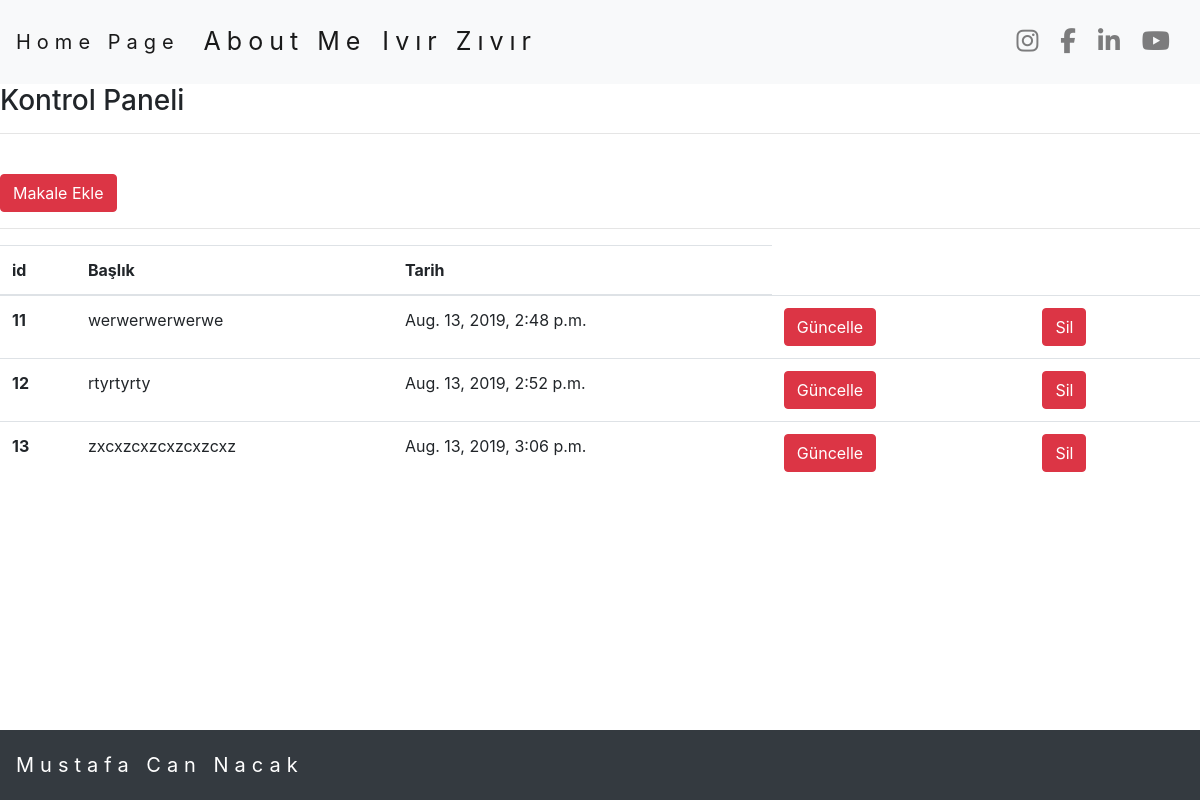
The page /dashboard/ (signed in) on the database its author committed.
### makaleler/models.py (models this page shows, shortened)
class Makale(models.Model):
    title = models.CharField(max_length=50 ,verbose_name="başlık")
    content = RichTextField(verbose_name="içerik")
    created_date = models.DateTimeField(auto_now_add=True,verbose_name="Oluşturulma Tarihi")
    article_media = models.FileField(blank=True,null=True,verbose_name="Medya Ekle")

### makaleler/views.py (the view)
# urls.py: path('dashboard/',views.dashboard,name= "dashboard"),
@login_required()
def dashboard(request):
    articles = Makale.objects.all()
    return render(request,"dashboard.html",{"articles" : articles})

### templates/dashboard.html
{% extends "layout.html" %}
{% block body %}
<h3>Kontrol Paneli</h3>
<hr>
<br>
<a class = "btn btn-danger" href="{% url 'article:add' %}">Makale Ekle</a>
<hr>
<table class="table">
  <thead>
    <tr>
      <th scope="col">id</th>
      <th scope="col">Başlık</th>
      <th scope="col">Tarih</th>
    </tr>
  </thead>
  <tbody>
  {% for article in articles %}
  <tr>
      <th scope="row">{{article.id}}</th>
      <td>{{article.title}}</td>
      <td>{{article.created_date}}</td>
      <td><a href="{% url 'article:update' article.id %}" class = "btn btn-danger">Güncelle</a><td>
      <td><a href="{% url 'article:delete' article.id %}" class = "btn btn-danger">Sil</a><td>
    </tr>
  {% endfor %}
  </tbody>
</table>
{% endblock %}

### rows shown on the page
Makale: id "11", title "werwerwerwerwe", created_date "Aug. 13, 2019, 2:48 p.m."
Makale: id "12", title "rtyrtyrty", created_date "Aug. 13, 2019, 2:52 p.m."
Makale: id "13", title "zxcxzcxzcxzcxzcxz", created_date "Aug. 13, 2019, 3:06 p.m."
